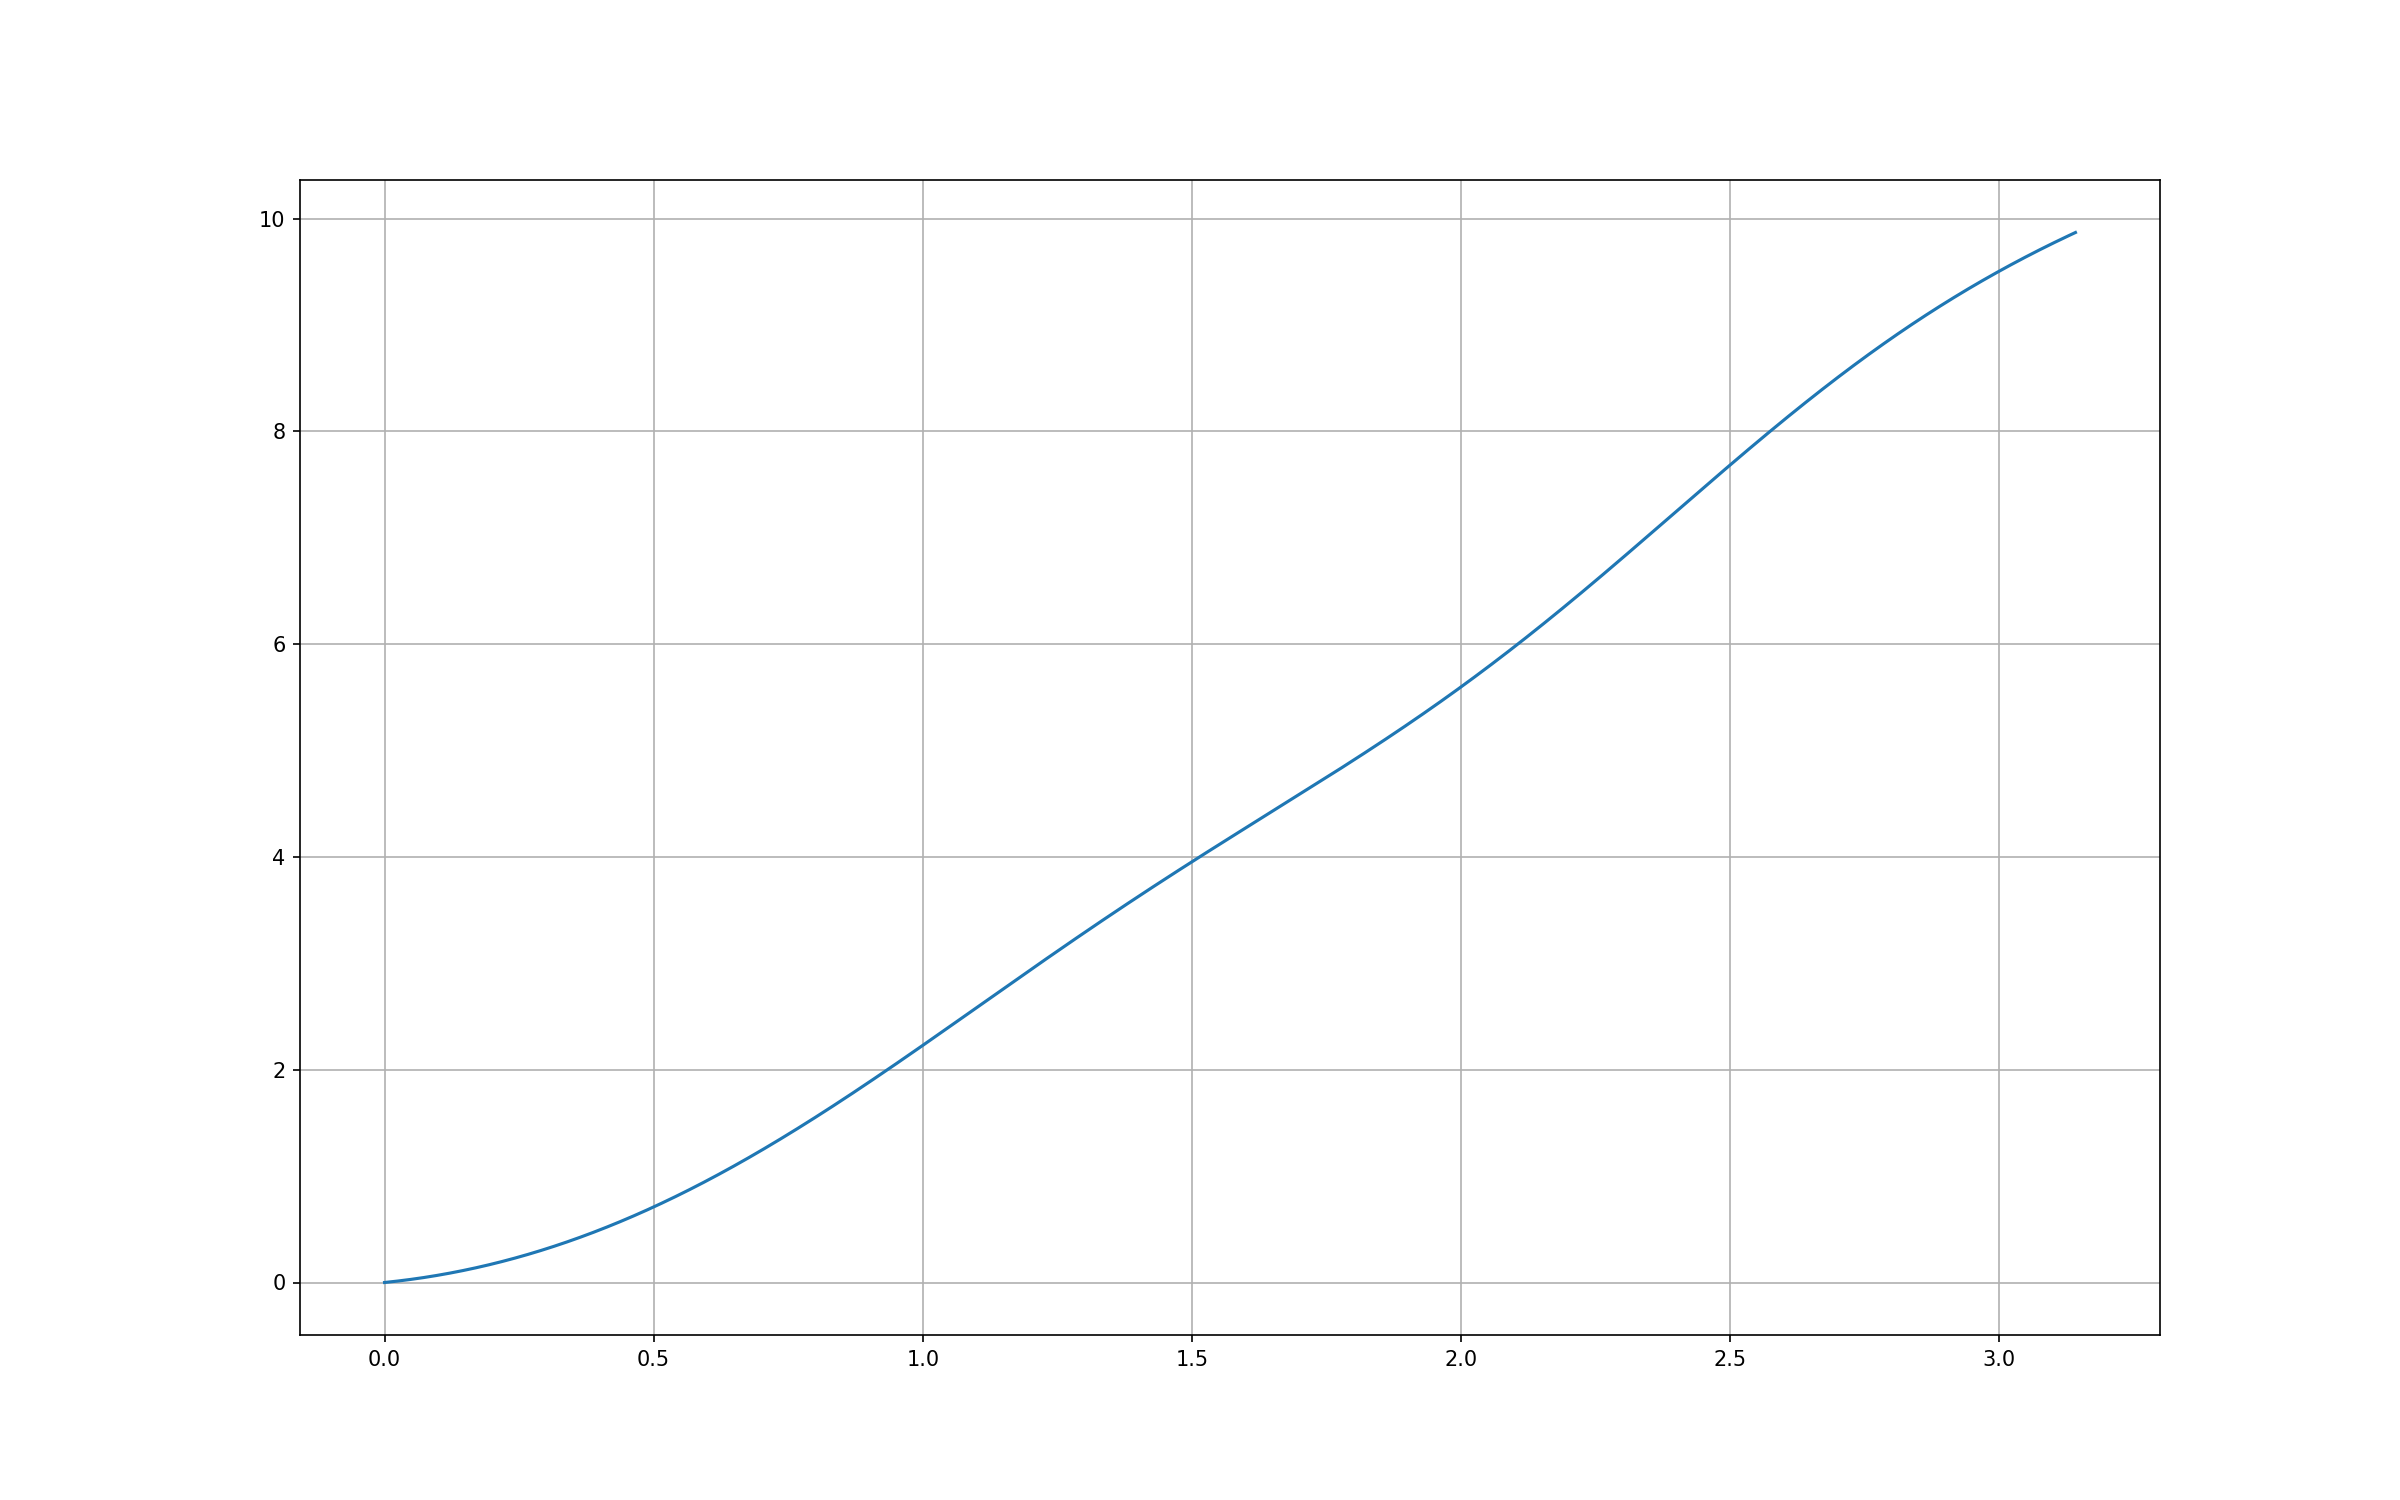

This figure's Python source:
import numpy as np
import utils
from finite_difference import FiniteDifference
from matplotlib import pyplot as plt
from scipy import interpolate

g = lambda x: 1
q = lambda x: x ** 2 - 3
p = lambda x: -(x ** 2 - 3) * np.cos(x)
f = lambda x: 2 - 6 * x + 2 * (x ** 3) + (x ** 2 - 3) * np.exp(x) * np.sin(x) * (1 + np.cos(x)) + np.cos(x) * (
        np.exp(x) + (x ** 2 - 1) + x ** 4 - 3 * x ** 2)

y_0 = 0
y_pi = np.pi ** 2

n = 10000
solver = FiniteDifference(g, q, p, f, 0, 0, 1, 1, y_0, y_pi, 0, np.pi, n)

y = solver.calc_grid()
x = np.linspace(0, np.pi, n+1)

f = interpolate.interp1d(x, y)
print("y(0.5)="+str(f(0.5)))
print("y(1)="+str(f(1)))
print("y(1.5)="+str(f(1.5)))
print("y(2)="+str(f(2)))
print("y(2.5)="+str(f(2.5)))
print("y(3)="+str(f(3)))

fig, ax = plt.subplots(figsize=(16, 10), dpi=150)


plt.grid(True)

ax.plot(x, y)

plt.savefig("task_3.png")
plt.show()
